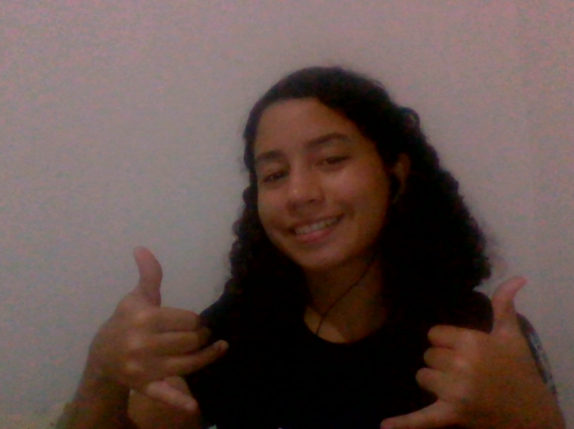
#> input picture original.png, 574 x 429 px, given in place of the camera
$ python webcam_capture.py
#> lines starting #> are read from the running program, lines starting #| are printed output that depends on the picture

#Construa um programa em OpenCV que faça o seguinte:
#1. Capture um quadro do vídeo de uma webcam;
#2. Exiba em janelas diferentes versões do quadro: a) em níveis de cinza; b) em vermelho; c) em verde; d) em azul;
#3. Salve o quadro original capturado e os quadros modificados como imagens em extensão PNG.
#* Lembre-se de sempre liberar os recursos ao final.


import numpy as np
import cv2
#Captura e salva imagem da webcam
cam = cv2.VideoCapture(0)
result, image = cam.read()
#> image is the input picture: shape (429, 574, 3); mean B, G, R 75, 79.4, 98
if result:
    cv2.imshow("Imagem",image)
    cv2.imwrite("Imagem.png",image)
    #The waitKey will pause your code run until you press any key with the image window opened.
    cv2.waitKey(0)
    cv2.destroyAllWindows()
# destroyWindow("ImagemTeste")
else:
    print("Erro")
#cam.release()
#Escala Cinza
imgGray = cv2.cvtColor(image,cv2.COLOR_BGR2GRAY)
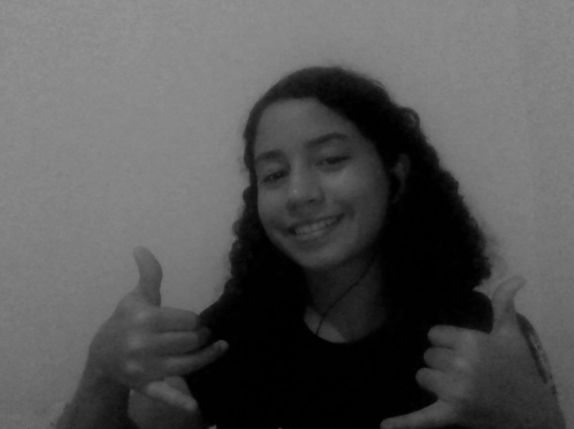
#> imgGray: shape (429, 574); min 0, max 148, mean 84.4
cv2.imshow('EscalaCinza',imgGray)
cv2.imwrite("Escala-Cinza.png",imgGray)
cv2.waitKey(0)
#Separa a matriz da imagem em matrizes com valores de cada banda
b, g, r = cv2.split(image)
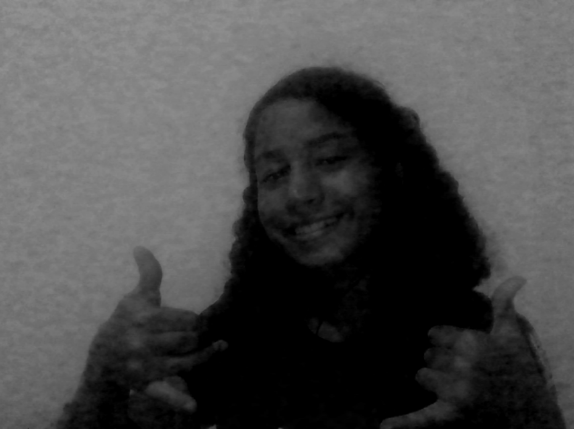
#> b: shape (429, 574); min 0, max 148, mean 75
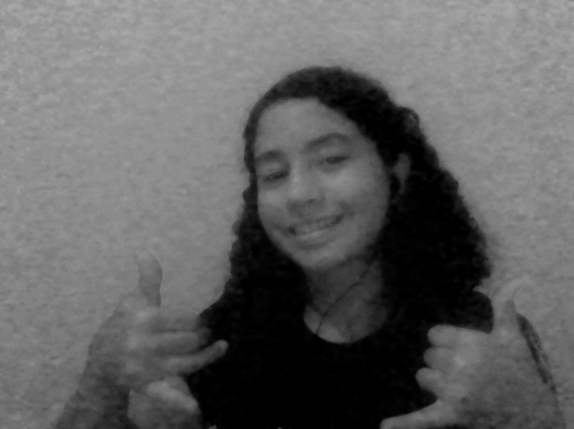
#> r: shape (429, 574); min 0, max 176, mean 98
#Cria apenas uma matriz de zeros
zeros = np.zeros(image.shape[0:2], dtype="uint8")
#Escala Vermelho (0,0,255)
imgRed = cv2.merge([zeros, zeros, r])
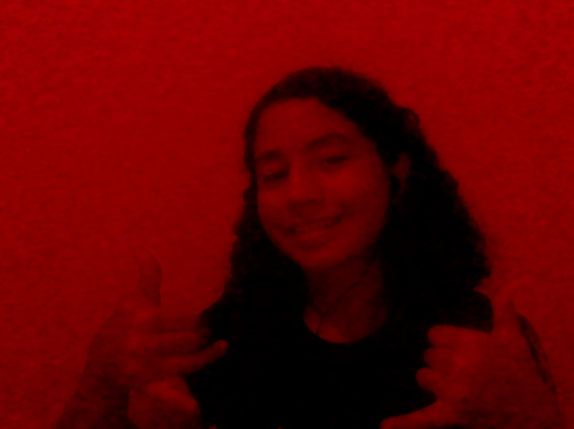
#> imgRed: shape (429, 574, 3); mean of channels 0, 1, 2 0, 0, 98; drawn as B, G, R
cv2.imshow("Escala-Vermelho", imgRed)
cv2.imwrite("Escala-Vermelho.png",imgRed)
cv2.waitKey(0)
cv2.destroyAllWindows()
#Escala Verde (0,255,0)
imgGreen = cv2.merge([zeros, g, zeros])
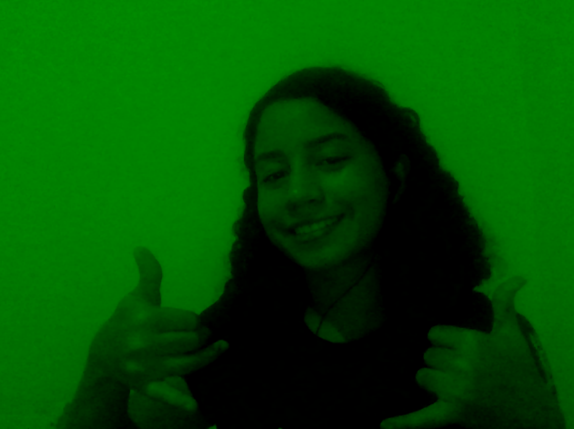
#> imgGreen: shape (429, 574, 3); mean of channels 0, 1, 2 0, 79.4, 0; drawn as B, G, R
cv2.imshow("Escala-Verde", imgGreen)
cv2.imwrite("Escala-Verde.png",imgGreen)
cv2.waitKey(0)
cv2.destroyAllWindows()
#Escala Azul (255,0,0)
imgBlue = cv2.merge([b, zeros, zeros])
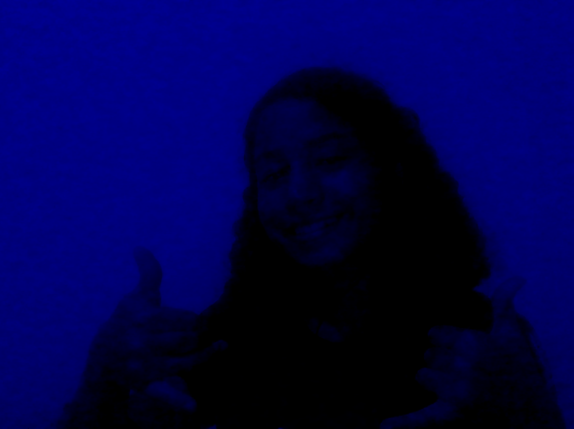
#> imgBlue: shape (429, 574, 3); mean of channels 0, 1, 2 75, 0, 0; drawn as B, G, R
cv2.imshow("Escala-azul", imgBlue)
cv2.imwrite("Escala-azul.png",imgBlue)
cv2.waitKey(0)
cv2.destroyAllWindows()
cam.release()

$ run again, on modificada.png
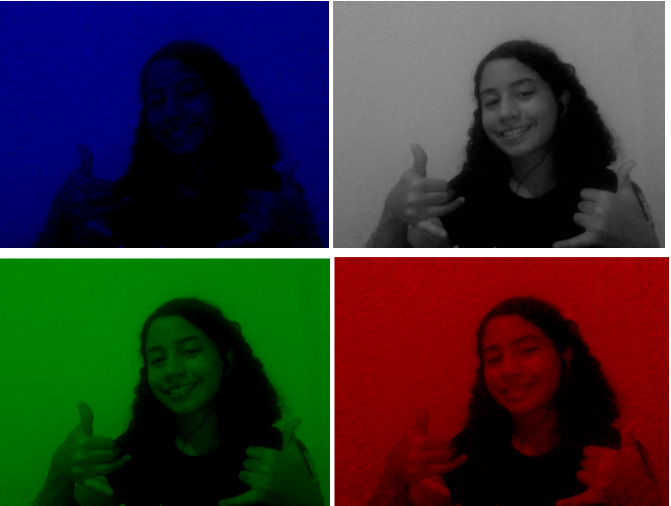
#> input picture modificada.png, 671 x 506 px, given in place of the camera
#> image is the input picture: shape (506, 671, 3); mean B, G, R 47, 48.1, 53.1
#> `imgGreen = cv2.merge([zeros, g, zeros])`:
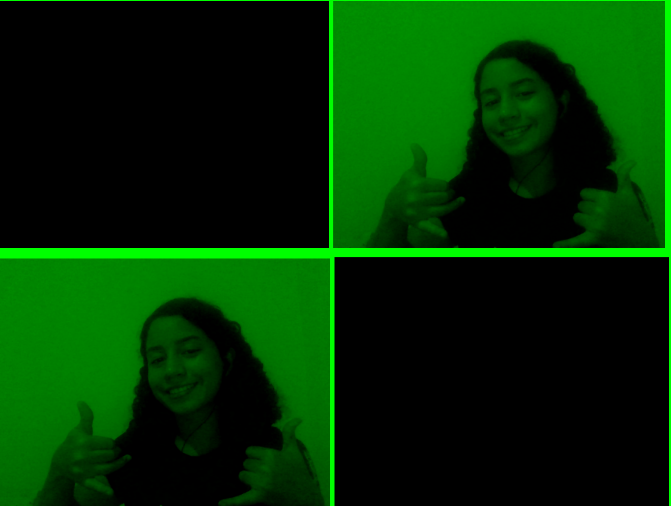
#> imgGreen: shape (506, 671, 3); mean of channels 0, 1, 2 0, 48.1, 0; drawn as B, G, R
#> `imgBlue = cv2.merge([b, zeros, zeros])`:
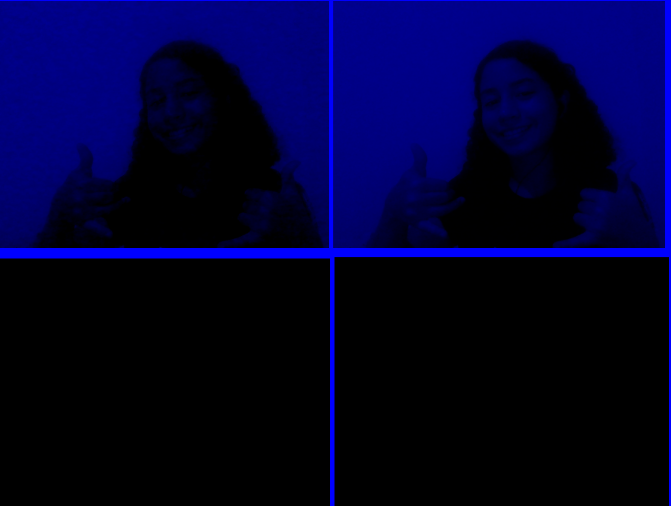
#> imgBlue: shape (506, 671, 3); mean of channels 0, 1, 2 47, 0, 0; drawn as B, G, R
